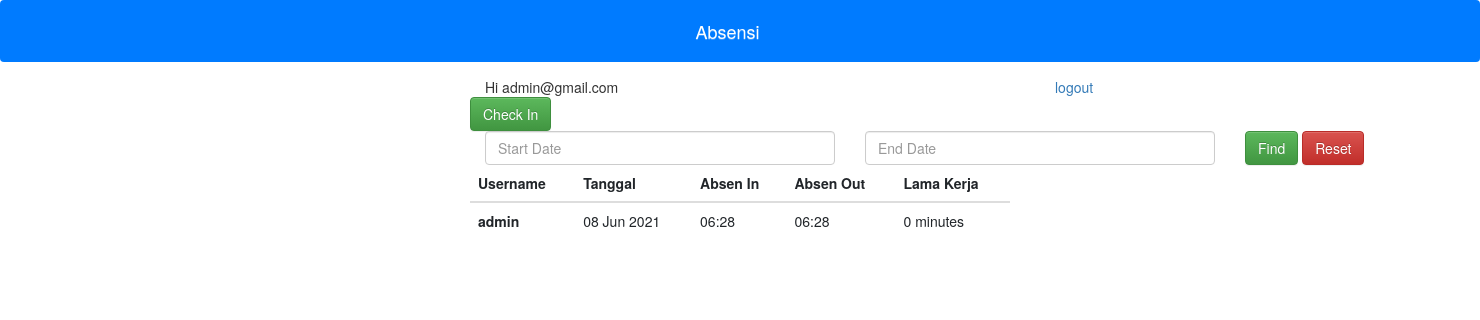
Page /app/ (signed in) on the earlier database version.
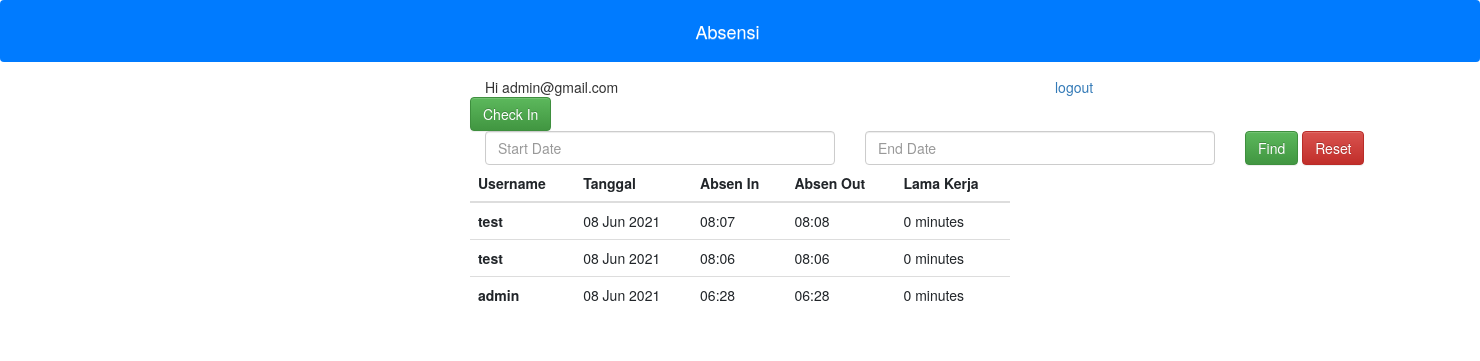
Same page on the later database version.
### absenapp/models/user.py (models this page shows, shortened)
class User(AbstractBaseUser):
    email = models.EmailField(
        verbose_name='email address',
        max_length=255,
        unique=True,
    )
    is_active = models.BooleanField(default=True)
    staff = models.BooleanField(default=False) # a admin user; non super-user
    admin = models.BooleanField(default=False) # a superuser
    objects = UserManager()
    USERNAME_FIELD = 'email'
    REQUIRED_FIELDS = [] # Email & Password are required by default.
    def get_full_name(self):
        return self.email.split("@")[0]
    def __str__(self):
        return self.email
    def absen(self):
        today = datetime.today()
        return Absen.objects.get(   user=self,
                                    tanggal__day= today.day,
                                    absen_out = None
                                )

### absenapp/models/absen.py (models this page shows)
class Absen(models.Model):
    user = models.ForeignKey("User", verbose_name=("user"), on_delete=models.CASCADE)
    tanggal = models.DateTimeField(auto_now=False, auto_now_add=False)
    absen_in = models.DateTimeField(blank=True,null=True, auto_now=False, auto_now_add=False)
    absen_out = models.DateTimeField(blank=True,null=True, auto_now=False, auto_now_add=False)

### absenapp/views.py (the view)
# urls.py: path('', views.index, name="index"),
def index(request):
    if request.method == 'GET':
        context = {}
        try:
            start_date = request.GET["date_start"]
            end_date =request.GET["date_end"]
            absen = Absen.objects.filter(tanggal__lte=end_date, tanggal__gt=start_date).order_by('-id')
        except:
            absen = Absen.objects.filter().order_by('-id')
        context['datas'] = absen
        return render(request, 'home.html', context)

### templates/home.html (shortened to what this page needs)
{% extends 'base.html' %}
{% block content %}
    {% if user.is_authenticated %}
        <div class="container">
            <div class="row">
              <div class="col">
                Hi {{ user }}
              </div>
              <div class="col">
                <a href="{% url 'absenapp:logout' %}">logout</a>
              </div>
            </div>
        </div>
        {% if user.absen.absen_in == None or user.absen.absen_out != None %}
            <a href="{% url 'absenapp:checkin'%}" type="button" class="btn btn-success">Check In</a>
        {% else %}
            Check in : {{user.absen.absen_in}}
            <br>
            <a href="{% url 'absenapp:checkout' user.absen.id  %}" type="button"class="btn btn-danger">Check Out</a>
        {% endif %}
        <div class="container">
        <form action="">
            <div class="row">
                <div class="col">
                    <input type='text' class="form-control" id='date_start' placeholder="Start Date" name="date_start"/>
                </div>
                <div class="col">
                    <input type='text' class="form-control" id='date_end' placeholder="End Date" name="date_end"/>
                </div>
                <div class="col">
                    <button class="btn btn-success" type="submit">Find</button>
                    <a href="{% url 'absenapp:index' %}" type="button"class="btn btn-danger">Reset</a>
                </div>
            </div>
        </form>
        </div>
        <table class="table">
            <thead>
            <tr>
                <th scope="col">Username</th>
                <th scope="col">Tanggal</th>
                <th scope="col">Absen In</th>
                <th scope="col">Absen Out</th>
                <th scope="col">Lama Kerja</th>
            </tr>
            </thead>
            <tbody>
                {% for data in datas %}
                    <tr>
                        <th scope="row">{{data.user.get_full_name}}</th>
                        <td>{{data.tanggal|date:'d M Y'}}</td>
                        <td>{{data.absen_in|date:'h:i'}}</td>
                        <td>{{data.absen_out|date:'h:i'}}</td>
                        <td>{{data.absen_out|timeuntil:data.absen_in}}</td>
                    </tr>
                {% empty %}
                    <tr>
                        <th>No Data</th>
                    </tr>
                {% endfor %}
            </tbody>
        </table>
    {% else %}
    <p>You are not logged in</p>
    <a href="{% url 'absenapp:login' %}">Login</a>
    </br>
    <a href="{% url 'absenapp:register' %}">Sign Up</a>
    {% endif %}
{% endblock content %}

### templates/base.html (shortened to what this page needs)
<!DOCTYPE html>
<html lang="en">
  <head>
    <link
      rel="stylesheet"
      href="https://stackpath.bootstrapcdn.com/bootstrap/4.3.1/css/bootstrap.min.css"
    />
    <link rel="stylesheet" href="https://maxcdn.bootstrapcdn.com/bootstrap/3.3.5/css/bootstrap.min.css">
    <link rel="stylesheet" href="https://maxcdn.bootstrapcdn.com/bootstrap/3.3.5/css/bootstrap-theme.min.css">
    <link rel="stylesheet" href="https://cdnjs.cloudflare.com/ajax/libs/bootstrap-datetimepicker/4.17.37/css/bootstrap-datetimepicker.min.css" />
  </head>
  <body>
    {% include 'navbar.html' %}
    <div class="container">
      <div class="row">
        <div class="col-md-6 m-auto">
          {% block content %}{% endblock %}
        </div>
      </div>
    </div>
  </body>
</html>

### templates/navbar.html
<nav class="navbar navbar-dark bg-primary mb-4">
	<div class="container">
		<a class="navbar-brand" href="">Absensi</a>
	</div>
</nav>

Differences in the rows shown:
added Absen: user.get_full_name "test", tanggal "08 Jun 2021", absen_in "08:07", absen_out "08:08", absen_out "0 minutes"
added Absen: user.get_full_name "test", tanggal "08 Jun 2021", absen_in "08:06", absen_out "08:06", absen_out "0 minutes"
